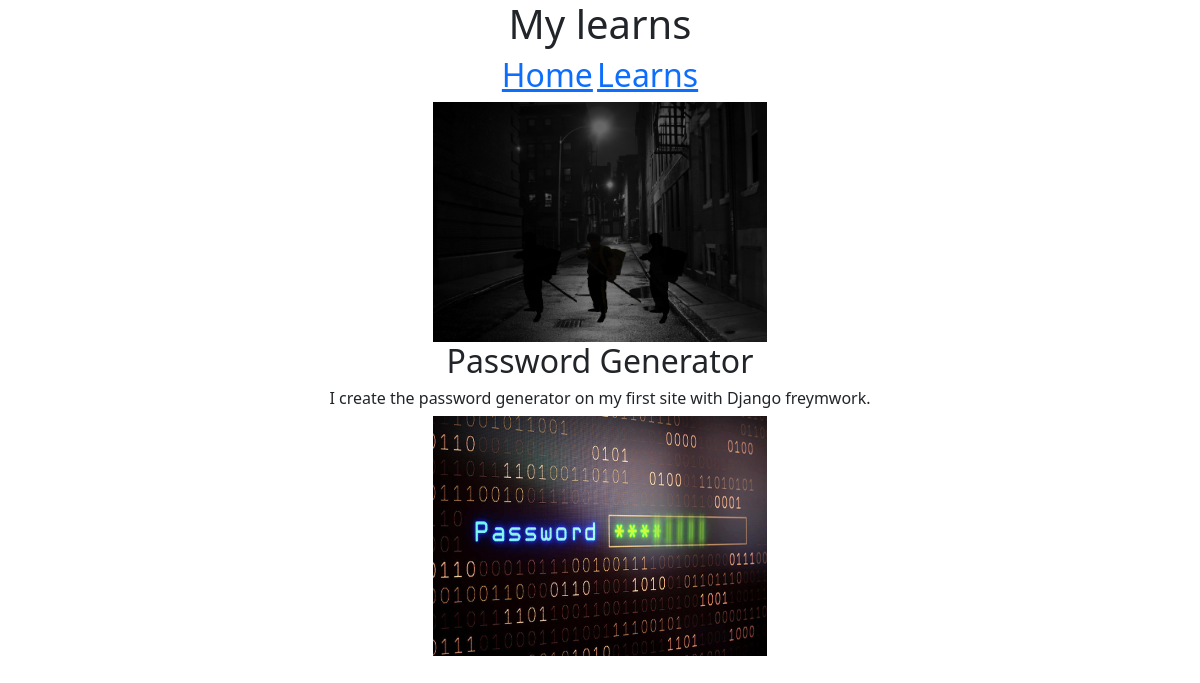
The page / on the database its author committed.
### portfolio/models.py (models this page shows)
class Projects(models.Model):
    titleProject = models.CharField(max_length=50)
    descriptionProject = models.CharField(max_length=200)
    urlProject = models.URLField(blank=True)
    imageProject = models.ImageField(upload_to="portfolio/images")

### portfolio/views.py (the view)
# urls.py: 2. Add a URL to urlpatterns:  path('', views.home, name='home')
def home(request):
    projects = Projects.objects.all()
    return render(request, 'portfolio/home.html', {"projects": projects})

### portfolio/templates/portfolio/home.html (shortened to what this page needs)
<html>
<head>
    <link href="https://cdn.jsdelivr.net/npm/bootstrap@5.2.0/dist/css/bootstrap.min.css" rel="stylesheet">
</head>
<body>
    {% load static %}
    <div class="container text-center">
        <h1>My learns</h1>
        <a href="{% url 'home' %}" style="display: inline-block;"><h2>Home</h2></a>
        <a href="{% url 'all_learns' %}?c=0" style="display: inline-block;"><h2>Learns</h2></a>
        <br>
        <img id="image" src="{% static 'portfolio/yandex.png' %}">
        {% for project in projects %}
            <h2>{{ project.titleProject }}</h2>
            <h6>{{ project.descriptionProject }}</h6>
            <image id="image" src="{{project.imageProject.url}}"></image>
        {% endfor %}
    </div>
</body>
</html>

### portfolio/templates/portfolio/home.html (style rules this page uses)
@media screen and (orientation: landscape) { #image { width: 30%; height: 30%; } }

### rows shown on the page
Projects: titleProject "Password Generator", descriptionProject "I create the password generator on my first site with Django freymwork.", imageProject (picture)
